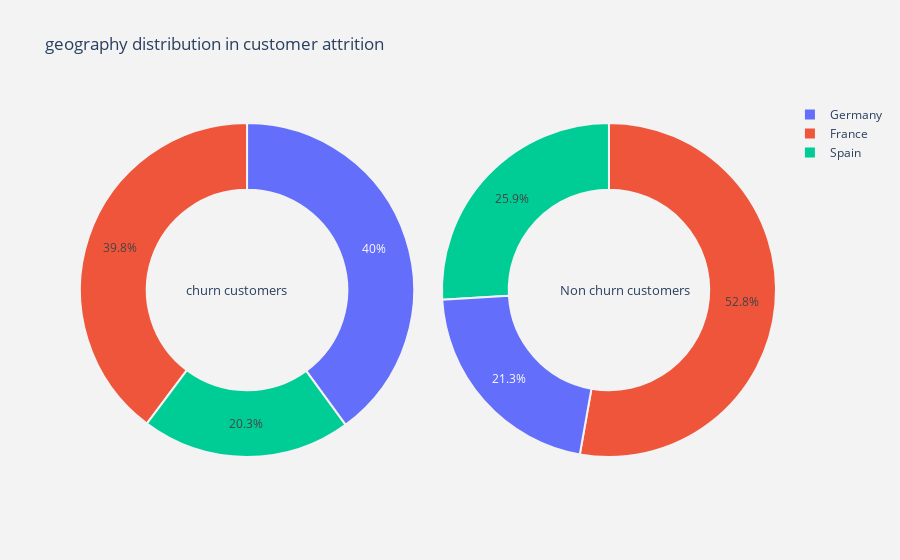

Here is the notebook cell this chart was saved with:
### Code cell
plot_pie(cat_columns[0])

### Figure 1 — Plotly figure (JSON) as saved in the notebook; plotly's stock layout.template omitted (floating-point values rounded to 4 significant figures)
{"data": [{"domain": {"x": [0, 0.48]}, "hole": 0.6, "hoverinfo": "label+percent+name", "labels": ["Germany", "France", "Spain"], "marker": {"line": {"color": "rgb(243,243,243)", "width": 2}}, "name": "Churn Customers", "type": "pie", "values": [814, 810, 413]}, {"domain": {"x": [0.52, 1]}, "hole": 0.6, "hoverinfo": "label+percent+name", "labels": ["France", "Spain", "Germany"], "marker": {"line": {"color": "rgb(243,243,243)", "width": 2}}, "name": "Non churn customers", "type": "pie", "values": [4204, 2064, 1695]}], "layout": {"annotations": [{"font": {"size": 13}, "showarrow": false, "text": "churn customers", "x": 0.15, "y": 0.5}, {"font": {"size": 13}, "showarrow": false, "text": "Non churn customers", "x": 0.88, "y": 0.5}], "paper_bgcolor": "rgb(243,243,243)", "plot_bgcolor": "rgb(243,243,243)", "title": {"text": "geography distribution in customer attrition "}}}
